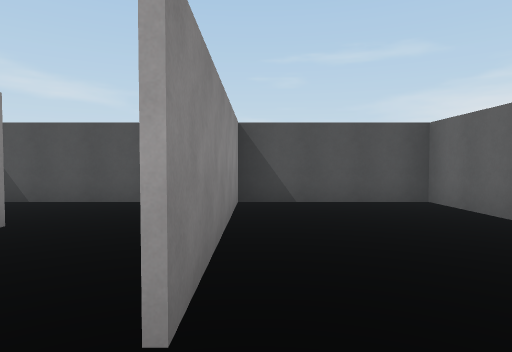
View 1 (above)

15 first-person views from a walk through a 3-D level made in the Unity game engine. The camera is 1.4 m above the floor, tilts 2° down and sees 75° across. The floor is counted in squares, 2 m on a side. Each view is taken from the middle of a square. On the plan, view 1 faces up. The plan holds only what a view shows up to about 10 squares ahead; the rest is blank. The place goes on beyond the plan. Surface patterns are stand-ins for the level's own textures.

View 2
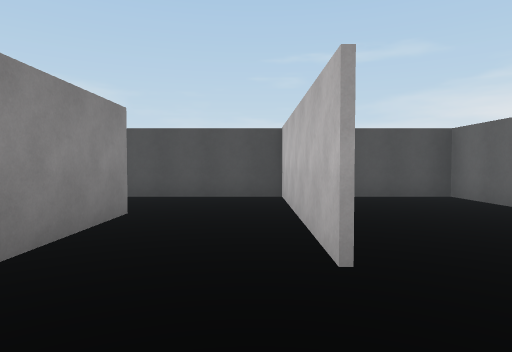

View 3
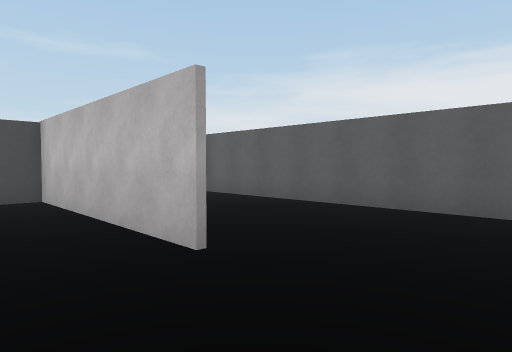

View 4
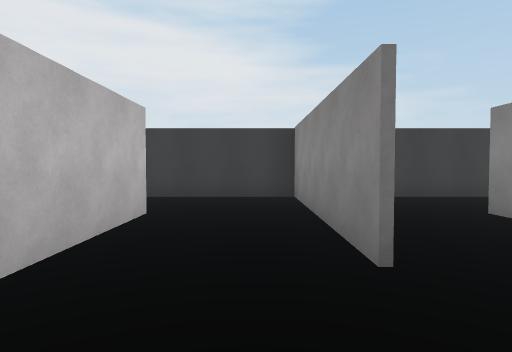

View 5
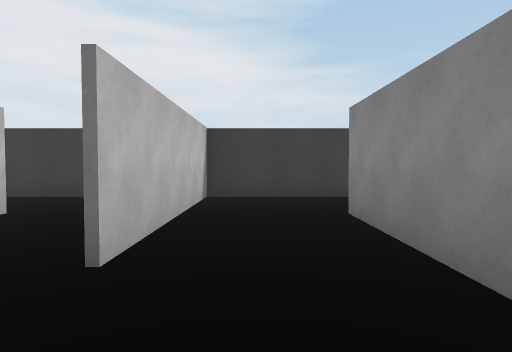

View 6
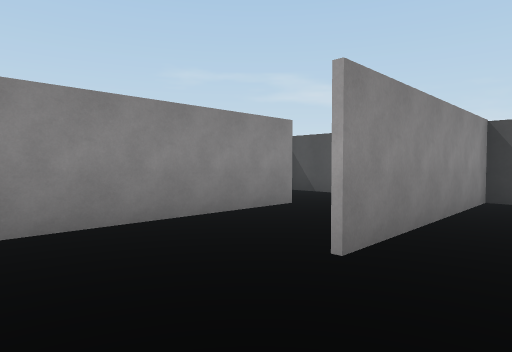

View 7
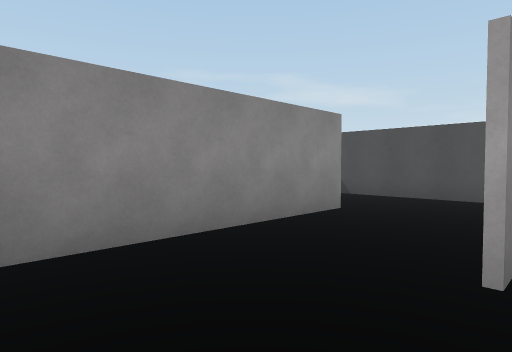

View 8
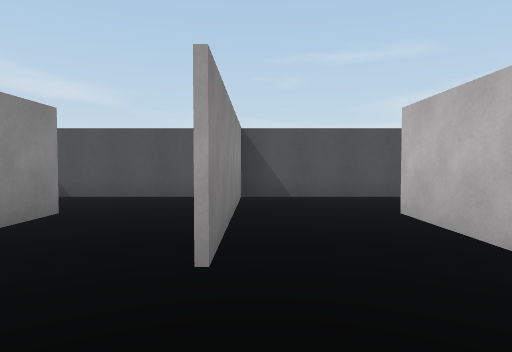

View 9
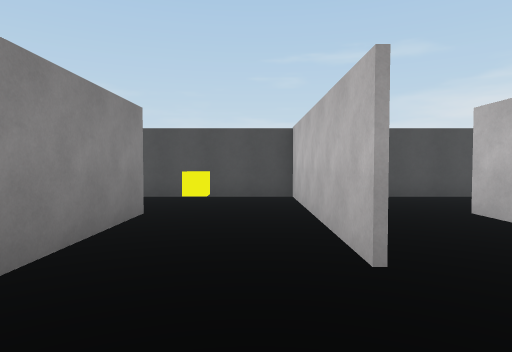

View 10
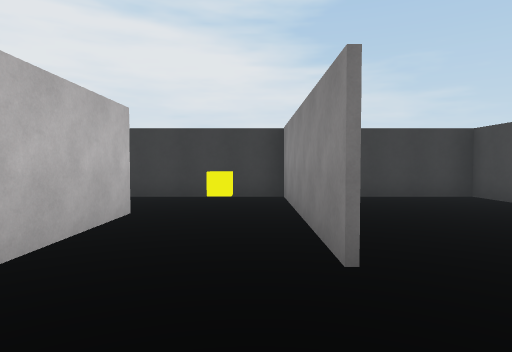

View 11
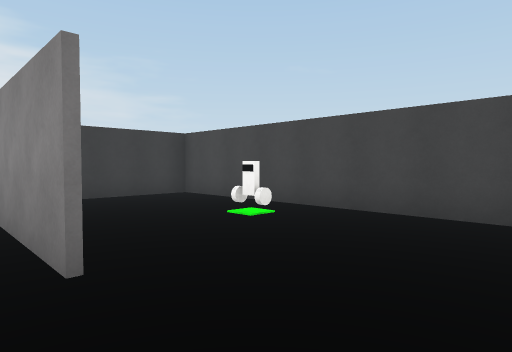

View 12
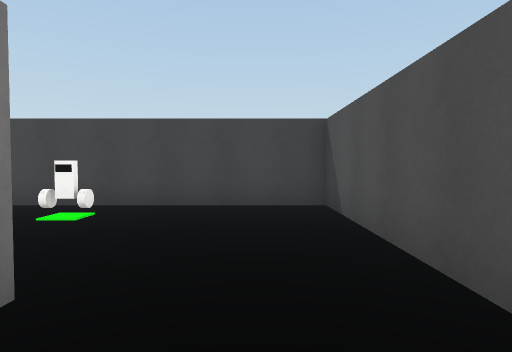

View 13
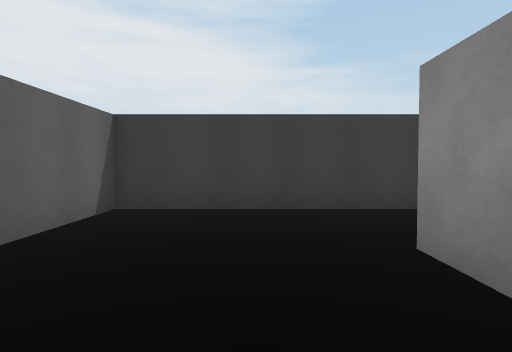

View 14
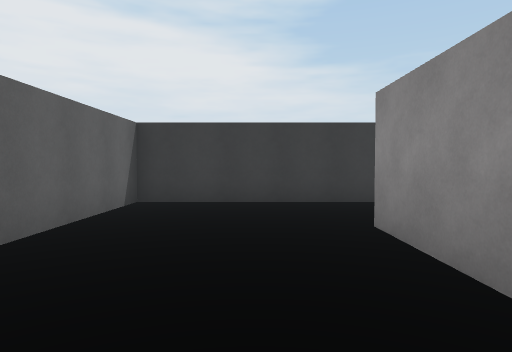

View 15
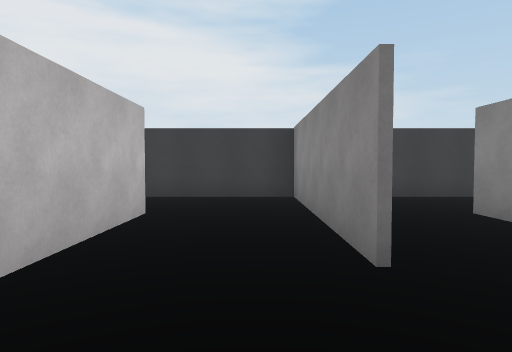

### Floor plan
Ten units are one square. View 1 is at (0, 0); x grows to the right and y downward. Boxes are objects, and circles mark ways between rooms. Rooms are numbered by the first view taken in them; rooms with no view inside come last. Other rooms are left out.
<svg viewBox="-172 -67 209 84">
<path fill="none" stroke="#000" d="M-4 -11 -4 -35M-28 -38 -28 11M-3 -60 -3 -12M-30 12 32 12 32 -62 0 -62M-53 -62 -53 -12M-4 -35 -4 -62M0 -62 -50 -62M-29 -16 -29 -38M-54 -12 -54 -40M-78 -39 -78 12 -30 12M-29 12 -29 -16M-102 -12 -102 -35M-101 -20 -101 -12M-126 -39 -126 12 -92 12M-102 -35 -102 -62M-100 -62 -167 -62 -167 12 -142 12M-79 -30 -79 -38M-50 -62 -100 -62"/>
<rect x="-125" y="-35" width="10" height="10" fill="#bbb"><title>yellow cube</title></rect>
<rect x="-155" y="-25" width="10" height="10" fill="#bbb"><title>other object</title></rect>
<rect x="-155" y="-35" width="10" height="10" fill="#bbb"><title>other object</title></rect>
<circle cx="-15" cy="-25" r="3" fill="#2a7"/>
<circle cx="-40" cy="-25" r="3" fill="#2a7"/>
<circle cx="-65" cy="-25" r="3" fill="#2a7"/>
<circle cx="-115" cy="-25" r="3" fill="#2a7"/>
<circle cx="-90" cy="-25" r="3" fill="#2a7"/>
<text x="10" y="-20">1</text>
<text x="-30" y="-50">2</text>
<text x="-60" y="-10">3</text>
<text x="-110" y="-10">4</text>
<text x="-140" y="-30">5</text>
<text x="-80" y="-50">6</text>
</svg>
Room 1 opens to room 2. Room 2 opens to room 3. Room 3 opens to room 6. Room 4 opens to room 5. Room 4 opens to room 6.

Where each view was taken, in squares from view 1:
view 1: 0 up, 0 right, facing up
view 2: 1 down, 1 left, facing up
view 3: 1 down, 2 left, facing up-right
view 4: 6 up, 2 left, facing down
view 5: 6 up, 4 left, facing down
view 6: 1 down, 4 left, facing up-left
view 7: 1 down, 5 left, facing up-left
view 8: 1 down, 5 left, facing up
view 9: 1 down, 11 left, facing up
view 10: 6 up, 12 left, facing down
view 11: 6 up, 12 left, facing down-left
view 12: 5 up, 11 left, facing left
view 13: 4 up, 1 right, facing down
view 14: 5 up, 1 right, facing down
view 15: 6 up, 7 left, facing down
